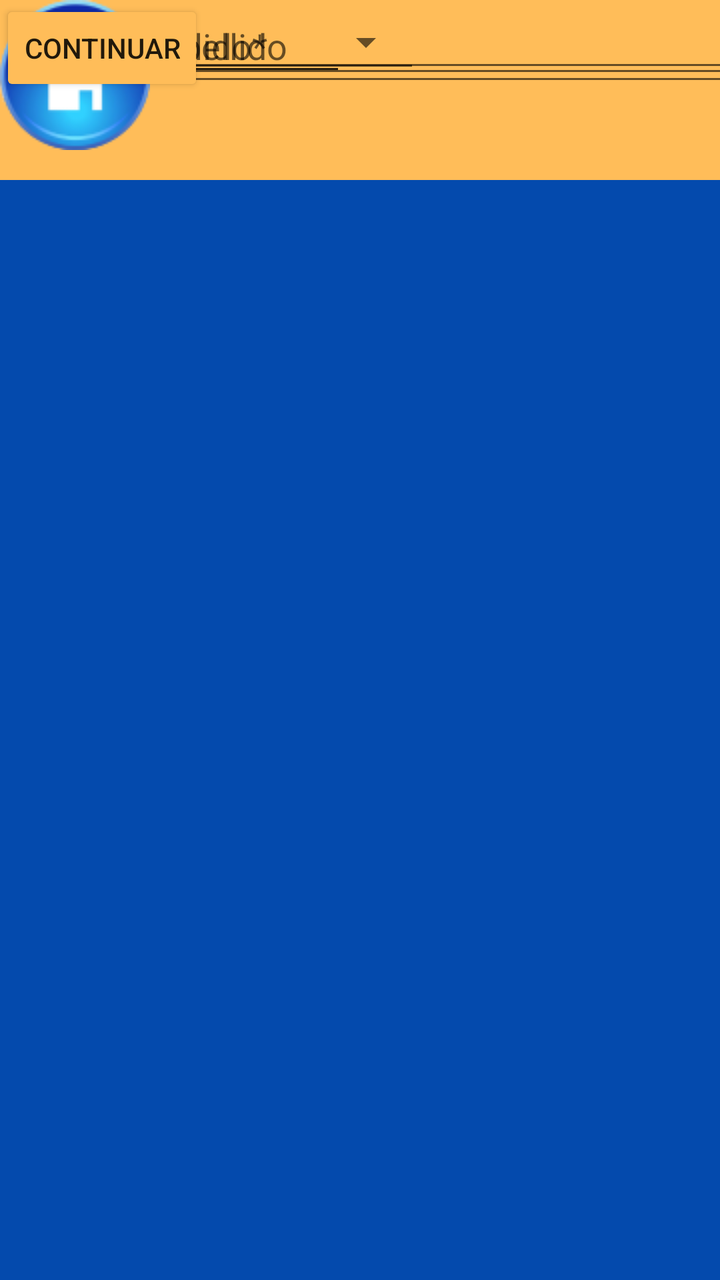
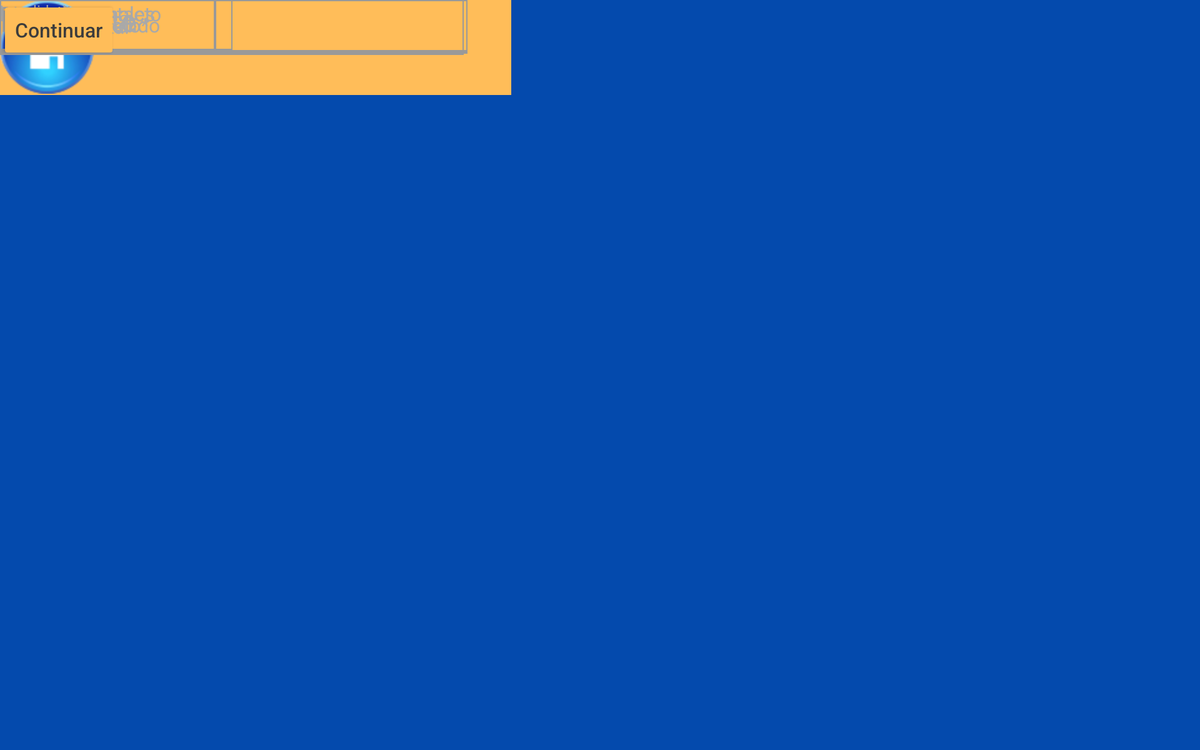

An Android layout and its configuration variant, each rendered on a device that would load it. The default file and the variant file are quoted in full after the pictures.
<!-- AndroidManifest.xml: application theme Theme.AppLogistica -->
<!-- res/layout/activity_remitente.xml -->
<?xml version="1.0" encoding="utf-8"?>
<androidx.constraintlayout.widget.ConstraintLayout xmlns:android="http://schemas.android.com/apk/res/android"
    xmlns:app="http://schemas.android.com/apk/res-auto"
    xmlns:tools="http://schemas.android.com/tools"
    android:layout_width="match_parent"
    android:layout_height="match_parent"
    android:background="#044aad "
    tools:context=".Remitente">

    <Button
        android:id="@+id/button2"
        android:layout_width="wrap_content"
        android:layout_height="wrap_content"
        android:backgroundTint="#FFBD59"
        android:text="Continuar"
        tools:layout_editor_absoluteX="144dp"
        tools:layout_editor_absoluteY="631dp" />

    <EditText
        android:id="@+id/editTextTextPersonName13"
        android:layout_width="376dp"
        android:layout_height="36dp"
        android:ems="10"
        android:inputType="textPersonName"
        android:text="Datos de Contacto"
        android:textAlignment="center"
        android:textColor="@color/white"
        android:textSize="14sp"
        android:textStyle="bold"
        tools:layout_editor_absoluteX="16dp"
        tools:layout_editor_absoluteY="456dp" />

    <EditText
        android:id="@+id/editText_remitente_codigoPostal"
        android:layout_width="134dp"
        android:layout_height="45dp"
        android:ems="10"
        android:hint="Código Postal*"
        android:inputType="number"
        android:textColor="#00c2cb"
        tools:layout_editor_absoluteX="12dp"
        tools:layout_editor_absoluteY="354dp" />

    <EditText
        android:id="@+id/editTextTextPersonName12"
        android:layout_width="387dp"
        android:layout_height="39dp"
        android:ems="10"
        android:inputType="textPersonName"
        android:text="Dirección"
        android:textAlignment="center"
        android:textColor="@color/white"
        android:textSize="14sp"
        android:textStyle="bold"
        tools:layout_editor_absoluteX="11dp"
        tools:layout_editor_absoluteY="315dp" />

    <EditText
        android:id="@+id/editTextTextPersonName7"
        android:layout_width="388dp"
        android:layout_height="35dp"
        android:ems="10"
        android:inputType="textPersonName"
        android:text="Datos Personales"
        android:textAlignment="center"
        android:textColor="@color/white"
        android:textSize="14sp"
        android:textStyle="bold"
        tools:layout_editor_absoluteX="11dp"
        tools:layout_editor_absoluteY="161dp" />

    <EditText
        android:id="@+id/editTextTextPersonName6"
        android:layout_width="388dp"
        android:layout_height="46dp"
        android:ems="10"
        android:inputType="textPersonName"
        android:text="REMITENTE"
        android:textAlignment="center"
        android:textColor="@color/white"
        android:textSize="24sp"
        android:textStyle="bold"
        tools:layout_editor_absoluteX="11dp"
        tools:layout_editor_absoluteY="115dp" />

    <androidx.appcompat.widget.Toolbar
        android:id="@+id/toolbar"
        android:layout_width="407dp"
        android:layout_height="90dp"
        android:background="#FFBD59  "
        android:minHeight="?attr/actionBarSize"
        android:theme="?attr/actionBarTheme"
        tools:layout_editor_absoluteX="1dp"
        tools:layout_editor_absoluteY="5dp" />

    <ImageView
        android:id="@+id/imageView"
        android:layout_width="wrap_content"
        android:layout_height="wrap_content"
        app:srcCompat="@drawable/logopetit"
        tools:layout_editor_absoluteX="16dp"
        tools:layout_editor_absoluteY="16dp" />

    <ImageView
        android:id="@+id/imageView2"
        android:layout_width="wrap_content"
        android:layout_height="wrap_content"
        app:srcCompat="@drawable/casa2icon"
        tools:layout_editor_absoluteX="324dp"
        tools:layout_editor_absoluteY="16dp" />

    <EditText
        android:id="@+id/editText_remitente_nombre"
        android:layout_width="386dp"
        android:layout_height="48dp"
        android:ems="10"
        android:hint="Nombre*"
        android:inputType="textPersonName"
        tools:layout_editor_absoluteX="12dp"
        tools:layout_editor_absoluteY="203dp" />

    <EditText
        android:id="@+id/editText_remitente_apellido"
        android:layout_width="173dp"
        android:layout_height="43dp"
        android:ems="10"
        android:hint="Primer Apellido*"
        android:inputType="textPersonName"
        tools:layout_editor_absoluteX="11dp"
        tools:layout_editor_absoluteY="251dp" />

    <EditText
        android:id="@+id/editText_remitente_2oApellido"
        android:layout_width="173dp"
        android:layout_height="43dp"
        android:ems="10"
        android:hint="Segundo Apellido"
        android:inputType="textPersonName"
        tools:layout_editor_absoluteX="225dp"
        tools:layout_editor_absoluteY="251dp" />

    <EditText
        android:id="@+id/editText_remitente_direccion"
        android:layout_width="384dp"
        android:layout_height="41dp"
        android:ems="10"
        android:hint="Dirección*"
        android:inputType="textPostalAddress"
        tools:layout_editor_absoluteX="15dp"
        tools:layout_editor_absoluteY="399dp" />

    <Spinner
        android:id="@+id/spinner_remitente_localidad"
        android:layout_width="207dp"
        android:layout_height="42dp"
        android:spinnerMode="dropdown"
        tools:layout_editor_absoluteX="192dp"
        tools:layout_editor_absoluteY="356dp" />

    <EditText
        android:id="@+id/editText_remitente_email"
        android:layout_width="370dp"
        android:layout_height="44dp"
        android:ems="10"
        android:hint="e-mail*"
        android:inputType="textEmailAddress"
        tools:layout_editor_absoluteX="20dp"
        tools:layout_editor_absoluteY="501dp" />

    <EditText
        android:id="@+id/editText_remitente_telefono"
        android:layout_width="wrap_content"
        android:layout_height="wrap_content"
        android:ems="10"
        android:hint="Teléfono*"
        android:inputType="phone"
        tools:layout_editor_absoluteX="20dp"
        tools:layout_editor_absoluteY="552dp" />

</androidx.constraintlayout.widget.ConstraintLayout>
<!-- resources referenced by this layout -->
<resources>
  <!-- drawable casa2icon: png bitmap (drawable, 8834 bytes) -->
  <!-- drawable logopetit: png bitmap (drawable, 4147 bytes) -->
  <style name="Theme.AppLogistica" parent="Theme.MaterialComponents.DayNight.DarkActionBar">
          
          <item name="colorPrimary">@color/purple_500</item>
          <item name="colorPrimaryVariant">@color/purple_700</item>
          <item name="colorOnPrimary">@color/white</item>
          
          <item name="colorSecondary">@color/teal_200</item>
          <item name="colorSecondaryVariant">@color/teal_700</item>
          <item name="colorOnSecondary">@color/black</item>
          
          <item name="android:statusBarColor" tools:targetApi="l">?attr/colorPrimaryVariant</item>
          
      </style>
</resources>
<!-- res/layout-w936dp/activity_remitente.xml (the author's variant of the layout above) -->
<!-- drawn on a 7-inch tablet turned sideways -->
<?xml version="1.0" encoding="utf-8"?>
<androidx.constraintlayout.widget.ConstraintLayout xmlns:android="http://schemas.android.com/apk/res/android"
    xmlns:app="http://schemas.android.com/apk/res-auto"
    xmlns:tools="http://schemas.android.com/tools"
    android:layout_width="match_parent"
    android:layout_height="match_parent"
    android:background="#044aad "
    tools:context=".Inicio">

    <androidx.appcompat.widget.Toolbar
        android:id="@+id/toolbar"
        android:layout_width="409dp"
        android:layout_height="76dp"
        android:background="#FFBD59  "
        android:minHeight="?attr/actionBarSize"
        android:theme="?attr/actionBarTheme"
        tools:layout_editor_absoluteX="2dp"
        tools:layout_editor_absoluteY="1dp" />

    <ImageView
        android:id="@+id/imageView"
        android:layout_width="77dp"
        android:layout_height="75dp"
        app:srcCompat="@drawable/logopetit"
        tools:layout_editor_absoluteX="1dp"
        tools:layout_editor_absoluteY="1dp" />

    <ImageView
        android:id="@+id/imageView2"
        android:layout_width="wrap_content"
        android:layout_height="wrap_content"
        app:srcCompat="@drawable/casa2icon"
        tools:layout_editor_absoluteX="335dp"
        tools:layout_editor_absoluteY="1dp" />

    <TextView
        android:id="@+id/textView3"
        android:layout_width="wrap_content"
        android:layout_height="wrap_content"
        android:text="Remitente"
        android:textColor="#A9A9A9"
        android:textSize="24sp"
        tools:layout_editor_absoluteX="151dp"
        tools:layout_editor_absoluteY="119dp" />

    <TextView
        android:id="@+id/textView5"
        android:layout_width="wrap_content"
        android:layout_height="wrap_content"
        android:text="Datos personales"
        android:textColor="#A9A9A9"
        android:textSize="16sp"
        tools:layout_editor_absoluteX="21dp"
        tools:layout_editor_absoluteY="193dp" />

    <TextView
        android:id="@+id/textView7"
        android:layout_width="wrap_content"
        android:layout_height="wrap_content"
        android:text="Dirección"
        android:textColor="#A9A9A9"
        android:textSize="16sp"
        tools:layout_editor_absoluteX="21dp"
        tools:layout_editor_absoluteY="370dp" />

    <TextView
        android:id="@+id/textView13"
        android:layout_width="wrap_content"
        android:layout_height="wrap_content"
        android:text="Datos de contacto"
        android:textColor="#A9A9A9"
        android:textSize="16sp"
        tools:layout_editor_absoluteX="20dp"
        tools:layout_editor_absoluteY="548dp" />

    <EditText
        android:id="@+id/editText_remitente_apellido1"
        android:layout_width="173dp"
        android:layout_height="40dp"
        android:background="@drawable/edittext_bg"
        android:ems="10"
        android:hint="Primer apellido*"
        android:inputType="textPersonName"
        android:padding="5dp"
        android:textColor="#A9A9A9"
        android:textColorHint="#A9A9A9"
        android:textSize="16sp"
        tools:layout_editor_absoluteX="19dp"
        tools:layout_editor_absoluteY="280dp" />

    <EditText
        android:id="@+id/editText_remitente_CP"
        android:layout_width="172dp"
        android:layout_height="42dp"
        android:background="@drawable/edittext_bg"
        android:ems="10"
        android:hint="Código postal*"
        android:inputType="number"
        android:padding="5dp"
        android:textColor="#A9A9A9"
        android:textColorHint="#A9A9A9"
        android:textSize="16sp"
        tools:layout_editor_absoluteX="20dp"
        tools:layout_editor_absoluteY="403dp" />

    <EditText
        android:id="@+id/editText_remitente_nombre"
        android:layout_width="374dp"
        android:layout_height="41dp"
        android:background="@drawable/edittext_bg"
        android:ems="10"
        android:hint="Nombre*"
        android:inputType="textPersonName"
        android:padding="5dp"
        android:textColor="#A9A9A9"
        android:textColorHint="#A9A9A9"
        android:textSize="16sp"
        tools:layout_editor_absoluteX="20dp"
        tools:layout_editor_absoluteY="226dp" />

    <EditText
        android:id="@+id/editText_remitente_direccion"
        android:layout_width="374dp"
        android:layout_height="42dp"
        android:background="@drawable/edittext_bg"
        android:ems="10"
        android:hint="Dirección"
        android:inputType="textPersonName"
        android:padding="5dp"
        android:textColor="#A9A9A9"
        android:textColorHint="#A9A9A9"
        android:textSize="16sp"
        tools:layout_editor_absoluteX="20dp"
        tools:layout_editor_absoluteY="459dp" />

    <EditText
        android:id="@+id/editText_remitente_apellido2"
        android:layout_width="186dp"
        android:layout_height="40dp"
        android:background="@drawable/edittext_bg"
        android:ems="10"
        android:hint="Segundo apellido"
        android:inputType="textPersonName"
        android:padding="5dp"
        android:textColor="#A9A9A9"
        android:textColorHint="#A9A9A9"
        android:textSize="16sp"
        tools:layout_editor_absoluteX="208dp"
        tools:layout_editor_absoluteY="280dp" />

    <Spinner
        android:id="@+id/spinner_remitente_localidad"
        android:layout_width="186dp"
        android:layout_height="43dp"
        android:background="@drawable/edittext_bg"
        android:padding="5dp"
        android:textColor="#A9A9A9"
        android:textColorHint="#A9A9A9"
        android:textSize="16sp"
        tools:layout_editor_absoluteX="208dp"
        tools:layout_editor_absoluteY="403dp" />

    <TextView
        android:id="@+id/textView12"
        android:layout_width="wrap_content"
        android:layout_height="wrap_content"
        android:text="Localidad"
        android:textColor="#A9A9A9"
        android:textSize="12sp"
        tools:layout_editor_absoluteX="342dp"
        tools:layout_editor_absoluteY="387dp" />

    <Button
        android:id="@+id/button_remitente_continuar"
        android:layout_width="wrap_content"
        android:layout_height="wrap_content"
        android:backgroundTint="#FFBD59"
        android:text="Continuar"
        android:textAllCaps="false"
        android:textColor="#3C3C3C"
        android:textSize="16sp"
        tools:layout_editor_absoluteX="148dp"
        tools:layout_editor_absoluteY="733dp" />

    <EditText
        android:id="@+id/editText_remitente_email"
        android:layout_width="374dp"
        android:layout_height="43dp"
        android:background="@drawable/edittext_bg"
        android:ems="10"
        android:hint="E-mail"
        android:inputType="textEmailAddress"
        android:padding="5dp"
        android:textColor="#A9A9A9"
        android:textColorHint="#A9A9A9"
        android:textSize="16sp"
        tools:layout_editor_absoluteX="19dp"
        tools:layout_editor_absoluteY="583dp" />

    <EditText
        android:id="@+id/editText_remitente_telefono"
        android:layout_width="371dp"
        android:layout_height="44dp"
        android:background="@drawable/edittext_bg"
        android:ems="10"
        android:hint="Teléfono"
        android:inputType="phone"
        android:padding="5dp"
        android:textColor="#A9A9A9"
        android:textColorHint="#A9A9A9"
        android:textSize="16sp"
        tools:layout_editor_absoluteX="19dp"
        tools:layout_editor_absoluteY="641dp" />

</androidx.constraintlayout.widget.ConstraintLayout>
<!-- resources referenced by the variant -->
<!-- as a 7-inch tablet turned sideways resolves them -->
<resources>
  <!-- drawable casa2icon: png bitmap (drawable, 8834 bytes) -->
  <!-- drawable edittext_bg (drawable) -->
  <?xml version="1.0" encoding="utf-8"?>
  <selector xmlns:android="http://schemas.android.com/apk/res/android">
      <item>
          <shape android:shape="rectangle">
              <solid android:color="@android:color/transparent"/>
              <stroke android:width="1dp" android:color="#999999"/>
          </shape>
      </item>
  </selector>
  <!-- drawable logopetit: png bitmap (drawable, 4147 bytes) -->
  <style name="Theme.AppLogistica" parent="Theme.MaterialComponents.DayNight.DarkActionBar">
          
          <item name="colorPrimary">@color/purple_500</item>
          <item name="colorPrimaryVariant">@color/purple_700</item>
          <item name="colorOnPrimary">@color/white</item>
          
          <item name="colorSecondary">@color/teal_200</item>
          <item name="colorSecondaryVariant">@color/teal_700</item>
          <item name="colorOnSecondary">@color/black</item>
          
          <item name="android:statusBarColor" tools:targetApi="l">?attr/colorPrimaryVariant</item>
          
      </style>
</resources>
